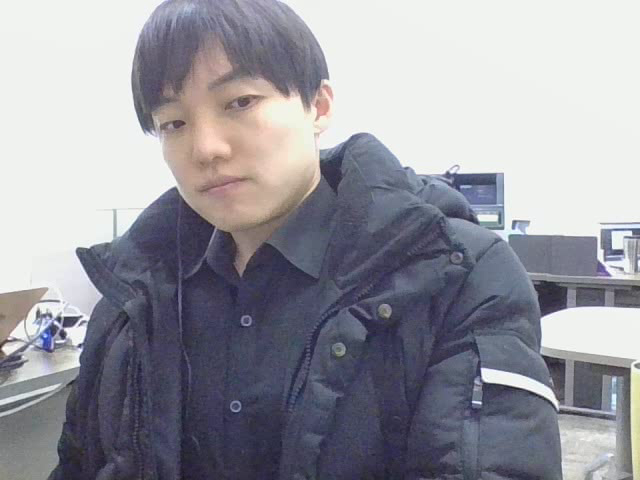
#> input picture frame 24 of face_key/img/b.avi, 640 x 480 px, given in place of 0000563766_001_20201217135726109.jpg, which was not available
$ jupyter execute --allow-errors technics1.ipynb   (older library calls are emulated)
#> lines starting #> are read from the running program, lines starting #| are printed output that depends on the picture; after the words box and inside, x2 and y2 are one past the last pixel; in counts of white or black regions, pixels touching at a corner belong together; pictures that were not available may be replaced by others from this repository, and a replacement may not be noted
#> further down, img is the input picture: shape (480, 640, 3); mean B, G, R 159.3, 151, 151.2
#> `face = img1[210:850,380:555]`:
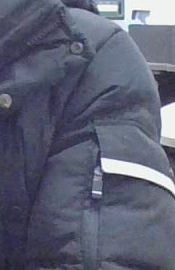
#> face: shape (270, 175, 3); mean B, G, R 116, 97.3, 93.6
#> `crop[210:850,380:555] = (0,0,0)`:
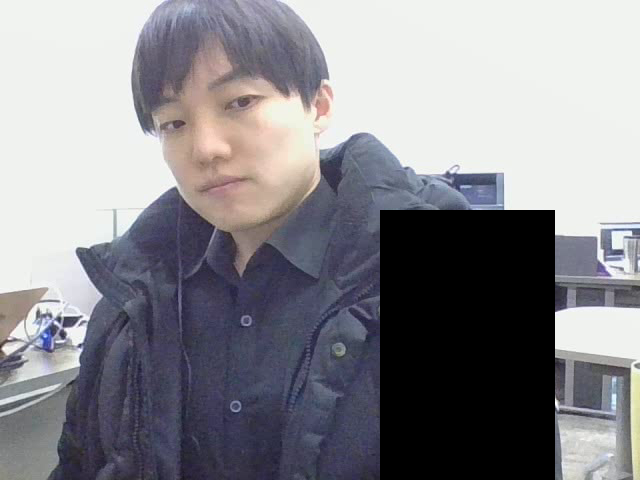
#> crop: shape (480, 640, 3); 15.38% of pixels changed, all inside (x1, y1, x2, y2) = (380, 210, 555, 480)
[cell 1]
##################################################### OpenCV-Python 기초 사용법 ###################################################################

[cell 2]
'''Opencv 영상 데이터 자료형
cv2.CV_8U --- numpy.uint8 --- 8비트 부호 없는 정수
등등'''

[cell 3]
#지정한크기로 새 영상 생성하기

'''
numpy.empty(shape, dtype=float, ...) -> arr
numpy.zeros(shape, dtype=float, ...) -> arr
numpy.ones(shape, dtype=None, ...) -> arr
numpy.full(shape, fill_value, dtype=None, ...) -> arr
'''

[cell 4]
# 빈 지정 색 배경 창 만들기
import numpy
a = numpy.full((960,640,3), (0,0,0), dtype=numpy.uint8)

import cv2
# img1 = cv2.imshow('img1', a)
# cv2.waitKey()

# Url 이미지 가져오기
import cv2
import numpy as np

cap = cv2.VideoCapture("https://imgnews.pstatic.net/image/469/2020/12/17/0000563766_001_20201217135726109.jpg?type=w647") # (960,640,3)
#> (the rest of this cell did not finish here and is left out)

[cell 5]
# img1[:,:] = (0,255,255)
h, w = img1.shape[:2]
#> h = 480; w = 640

# 자르기
crop = img1[int(h*0.2):h, int(w*0.2):w]
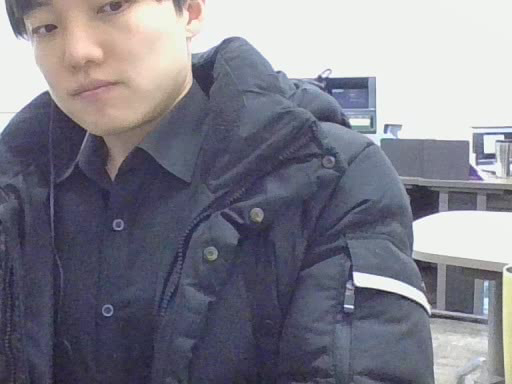
#> crop: shape (384, 512, 3); mean B, G, R 137.9, 126.5, 127

# 직선 그리기 (img, pt1, pt2 , color , thickness)
img1 = cv2.line(img1, (350,300), (550,300), (0,0,255), 5)
img1 = cv2.line(img1, (450,400), (450,200), (0,0,255), 5)
# 사각형 그리기 (img, pt1, pt2, color, thickness, lineType=None, shift=None) thickness 부분에 -1 같은 음수를 지정하면 '채우기', 직선 그리기는 에러
img1 = cv2.rectangle(img1, (635,890),(310,210), (255,0,255), 5)
# 원 그리기
img1 = cv2.circle(img1,(450,300), 100, (255,0,0),3 , cv2.LINE_AA)
# 문자열 출력 (img, text, org, fontFace, fontScale,color, thickness=None, lineType=None, bottomLeftOrigin=None)
img1 = cv2.putText(img1, 'Test Image', (40,150), cv2.FONT_HERSHEY_COMPLEX, 3, (0,0,0), 5, cv2.LINE_AA)
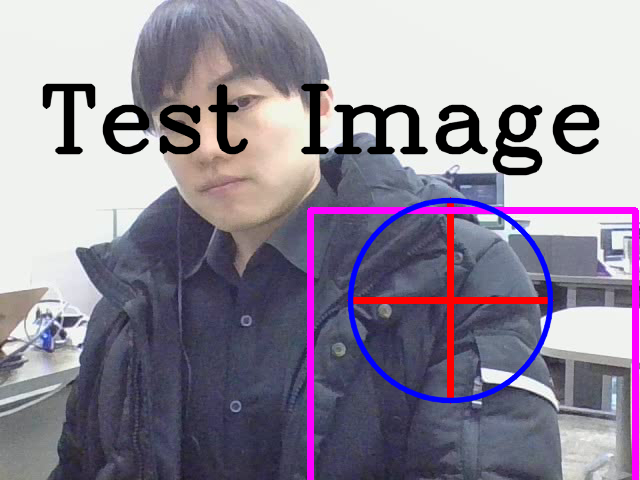
#> img1: shape (480, 640, 3); mean B, G, R 153.1, 137.5, 144.8


cv2.imshow('img1',img1)
cv2.waitKey()
cv2.destroyAllWindows

[cell 6]
# 카메라와 동영상 처리하기
# isOpened() , grab() / retrieve() , open() , read() , get() / set() , release()    ->>> frame

import pafy
import cv2

url = "https://www.youtube.com/watch?v=gdZLi9oWNZg"
#> (the rest of this cell did not finish here and is left out)

[cell 7]
# 가장 기본 내부 카메라 가져오기

import sys
import cv2

cap = cv2.VideoCapture()
cap.open(0)

if not cap.isOpened():
    print('camera open failed!')
    sys.exit()

while True:
    ret, frame = cap.read()

    if not ret:
        break

    cv2.imshow('frame', frame)
    if cv2.waitKey(20) == 27 : # ESC
#> (key q is pressed here)
        break

cap.release()
cv2.destroyAllWindows()

[cell 8]
'''
비디오 코덱 Fourcc
동영상 파일의 코덱, 압축 방식, 색상, 픽셀 포멧 등을 정의하는 정수
cv2.VideoWriter_fourcc(*'DIVX') - DIVX MPEG-4 코덱
cv2.VideoWriter_fourcc(*'XVID') - XVID MPEG-4 코덱
cv2.VideoWriter_fourcc(*'FMP4') - FFMPEG MPEG-4 코덱
cv2.VideoWriter_fourcc(*'X264') - H.264/AVC 코덱
cv2.VideoWriter_fourcc(*'MJPG') - Motion-JPEG 코덱
'''

[cell 9]
import sys
import cv2

cap = cv2.VideoCapture(0)

if not cap.isOpened():
    print('camera open failed!')
    sys.exit()

# get() 카메라 정보 가져오기
w = int(cap.get(cv2.CAP_PROP_FRAME_WIDTH))
h = int(cap.get(cv2.CAP_PROP_FRAME_HEIGHT))

# set() 카메라 설정하기
cap.set(cv2.CAP_PROP_FRAME_WIDTH, 320)
cap.set(cv2.CAP_PROP_FRAME_HEIGHT, 240)

while True:
    ret, frame = cap.read()

    if not ret: #동영상의 제일 마지막 프레임까지 가져오고 다음 프레임이 없으면 break
        break

    # canny
    edge = cv2.Canny(frame, 50, 150)
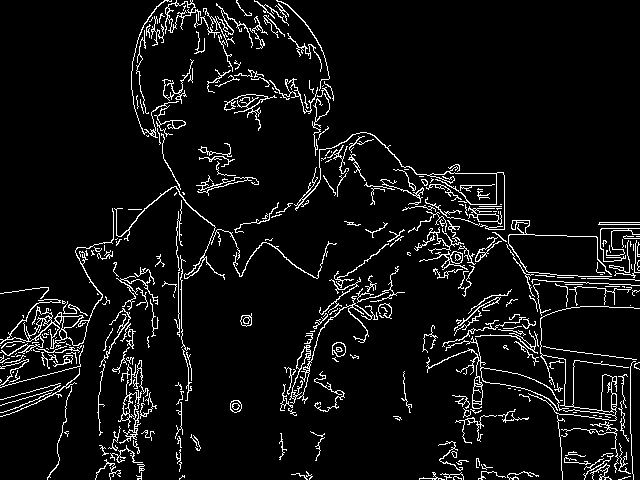
#> edge: shape (480, 640); 6.5% white in thin lines or dots

    cv2.imshow('frame', frame)
    cv2.imshow('edge', edge)
    if cv2.waitKey(20) == 27 : # ESC
#> (key q is pressed here)
        break

cap.release()
cv2.destroyAllWindows()

[cell 10]
# 영상 저장
import sys
import cv2

cap = cv2.VideoCapture(0)

if not cap.isOpened():
    print('camera open failed!')
    sys.exit()

w = round(cap.get(cv2.CAP_PROP_FRAME_WIDTH))
h = round(cap.get(cv2.CAP_PROP_FRAME_HEIGHT))
fps = cap.get(cv2.CAP_PROP_FPS)

fourcc = cv2.VideoWriter_fourcc(*'MJPG') # *'DIVX' == 'D','I','V','X' -> linux 재생 안됨, MJPG로 교체
delay = round(1000 / fps) # 프레임 간의 시간을 조절하기 위함.

out = cv2.VideoWriter('output.avi', fourcc, fps, (w, h)) # 소리 저장 안됨

while True:
    ret, frame = cap.read()

    if not ret:
        break

    inversed = ~frame # 프레임 반전
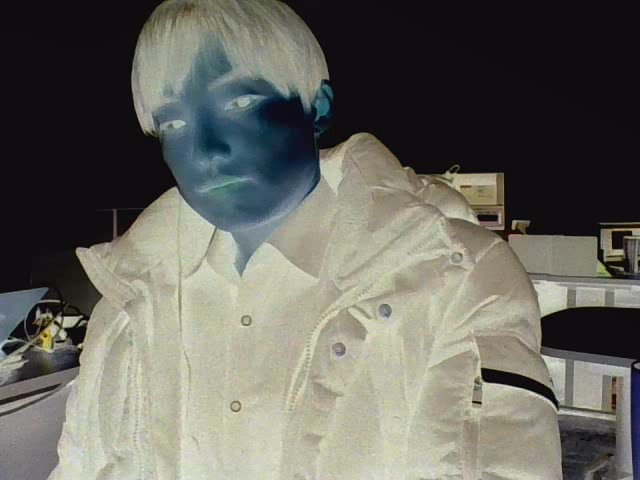
#> inversed: shape (480, 640, 3); mean B, G, R 95.7, 104, 103.8

    edge = cv2.Canny(frame, 50, 150) # 엣지 검출
    edge_color = cv2.cvtColor(edge, cv2.COLOR_GRAY2BGR)
#> edge_color: shape (480, 640, 3); 6.5% white in thin lines or dots

    out.write(frame)

    cv2.imshow('frame', frame)
    # cv2.imshow('inversed', inversed)
    # cv2.imshow('edge', edge_color)

    if cv2.waitKey(20) == 27 : # ESC
#> (key q is pressed here)
        break

cap.release()
cv2.destroyAllWindows()

[cell 11]
# 키보드 이벤트 처리

import sys
import cv2

cap = cv2.VideoCapture()
cap.open(0)
i = 0

if not cap.isOpened():
    print('camera open failed!')
    sys.exit()

while True:
    key = cv2.waitKey(20)
#> (key q is pressed here)
    ret, frame = cap.read()

    if not ret:
        break

    # XOR 토글을 사용한 반전 효과
    if key == ord('i') or key == ord('I') and i == 0:
        i ^= 1
    elif i == 1:
        frame = ~frame
    else:
        pass


    if key == ord('q'):
        break
    cv2.imshow('frame', frame)
    # 주요 특수키 코드 : 27(ESC), 13(ENTER), 9(TAB))
    # WinOS 에서 방향키, 함수키 등의 특수키 입력은 cv2.waitKeyEx() 이용

cap.release()
cv2.destroyAllWindows()

[cell 12]
# 마우스 이벤트 처리

# cv2.setMouseCallback(windowName, onMouse param=None)
# onMouse: 마우스 이벤트 처리를 위한 콜백 함수 이름. 마우스 이벤트 콜백함수는 다음 형식을 따라야함.

# onMouse(event, x, y, flags, param)
# param: 콜백 함수에 전달할 데이터
# x,y: 마우스 이벤트 발생 좌표
# event: 마우스 이벤트 종류, cv2.EVENT_ ...
# flags: 마우스 이벤트 발생 시 상태. cv2.EVENT_FLAG_ ... (shift 누르고 클릭 등..)

import sys
import numpy as np
import cv2

def on_mouse(event, x,y, flags, param):
    global img, oldx, oldy
    if event == cv2.EVENT_LBUTTONDOWN:
        oldx, oldy = x, y
        print('LbunttonDown: {}, {}'.format(x,y))
    elif event == cv2.EVENT_LBUTTONUP:
        print('LbuttonUP: {}, {}'.format(x,y))
    elif event == cv2.EVENT_MOUSEMOVE:
        if flags & cv2.EVENT_FLAG_LBUTTON:
            # print('Mouse_Move: {}, {}'.format(x,y))
            # cv2.circle(img, (x,y), 5, (0,0,255), -1)
            cv2.line(img, (oldx,oldy),(x,y),(0,0,255),2, cv2.LINE_AA)
            cv2.imshow('image', img)
            oldx, oldy = x, y

img = np.ones((480, 640, 3), dtype=np.uint8) * 255

cv2.namedWindow('image')
cv2.imshow('image', img)
cv2.setMouseCallback('image', on_mouse)

cv2.waitKey()
cv2.destroyAllWindows()

[cell 13]
# 트랙바 사용하기
# cv2.createTrackbar(trackbarName, windowName, value, count, onChange)
# trackbarName: 트랙바 이름
# windowName: 트랙바를 생성할 창 이름
# value: 트랙바 위치 초기갑
# count: 트랙바 최댓갑. 최솟갑은 항상 0.
# onChange: 트랙바 위치가 변경될 때마다 호출할 콜백 함수 이름. == cv2.MouseCallback
# 트랙바 이벤트 콜백 함수는 다음 형식을 따름. onChange(pos) pos는 위치갑

import numpy as numpy
import cv2

def on_level_changed(pos):
    global img

    # [5 lines of commented-out code are left out]

    level = pos * 16
    level = np.clip(level, 0, 255)
    img[:,:] = level

    cv2.imshow('image', img)

img = np.zeros((480, 640), np.uint8)

cv2.namedWindow('image')
cv2.imshow('image', img)
cv2.createTrackbar('level', 'image', 0, 16, on_level_changed)

cv2.waitKey()

cv2.destroyAllWindows()

$ run again, starting later in the video
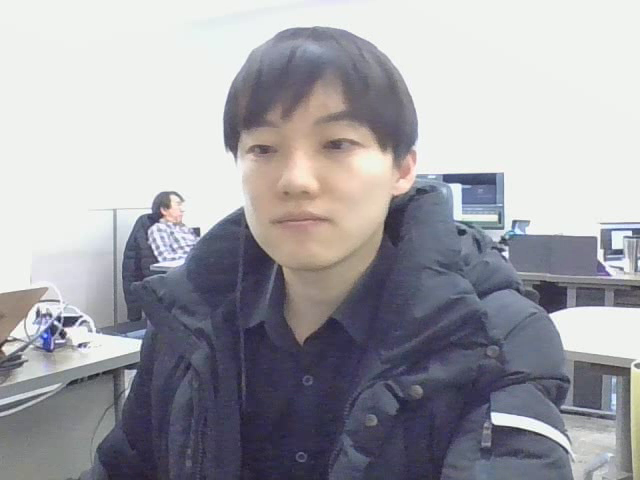
#> input picture frame 109 of face_key/img/b.avi, 640 x 480 px, given in place of 0000563766_001_20201217135726109.jpg, which was not available
#> img is the input picture: shape (480, 640, 3); mean B, G, R 166.8, 160.7, 161.1
#> `edge = cv2.Canny(frame, 50, 150)`:
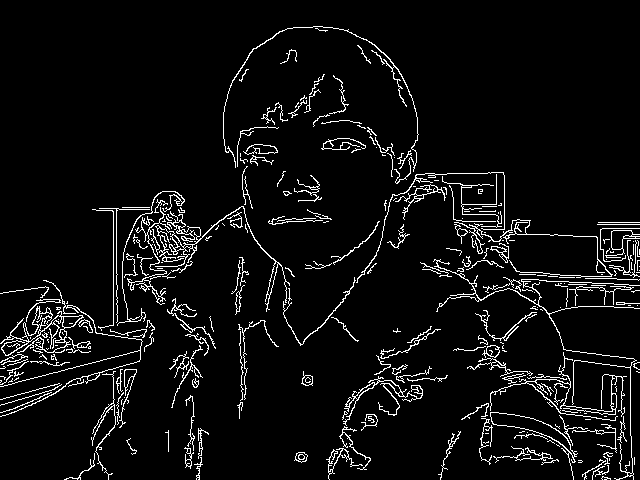
#> edge: shape (480, 640); 5.7% white in thin lines or dots
#> edge_color: shape (480, 640, 3); 5.7% white in thin lines or dots

$ run again, starting later in the video
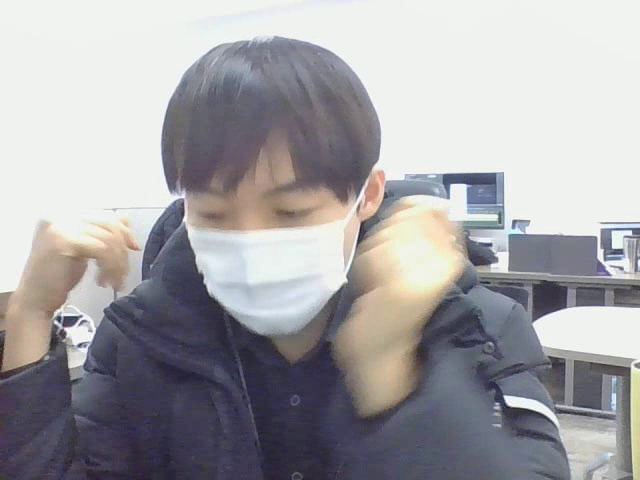
#> input picture frame 194 of face_key/img/b.avi, 640 x 480 px, given in place of 0000563766_001_20201217135726109.jpg, which was not available
#> img is the input picture: shape (480, 640, 3); mean B, G, R 166.2, 162.9, 164.2
#> `edge = cv2.Canny(frame, 50, 150)`:
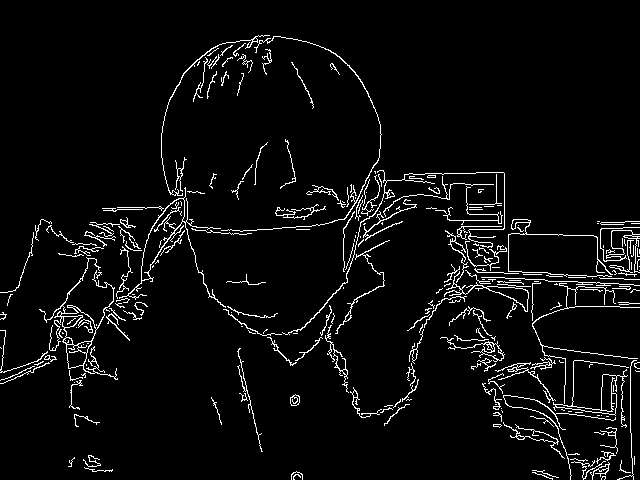
#> edge: shape (480, 640); 4.6% white in thin lines or dots
#> edge_color: shape (480, 640, 3); 4.6% white in thin lines or dots
